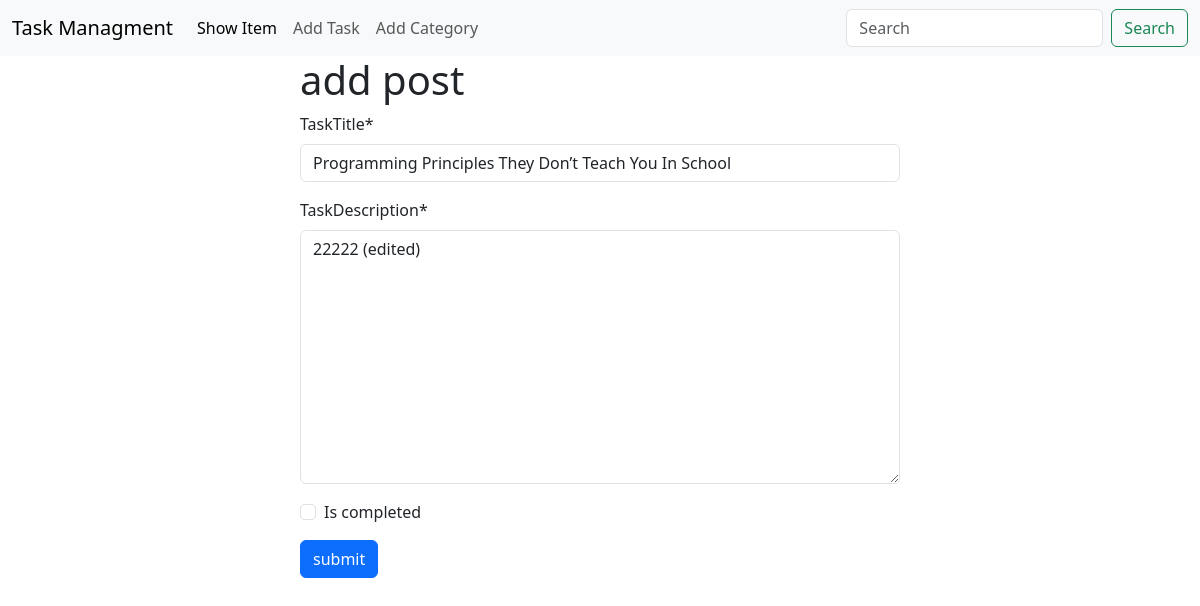
Page /task/edit/6/ on the committed database.
### task/models.py (models this page shows, shortened)
class TaskModel(models.Model):
    taskTitle = models.CharField(max_length=100)
    taskDescription = models.TextField()
    is_completed = models.BooleanField(default=False)
    taskAssignDate = models.DateTimeField(auto_now_add=True)

### task/views.py (the view)
# urls.py: path('edit/<int:id>/',views.edit_post,name ='edit_post'),
def edit_post(request,id):
    post = models.TaskModel.objects.get(pk=id)
    post_form = forms.TaskForm(instance = post)
    if request.method == "POST":
        post_form = forms.TaskForm(request.POST, instance= post)
        if post_form.is_valid():
            post_form.save()
            return redirect('homepage')
    return render(request,'taskHome.html',{'data':post_form})

### task/forms.py
class TaskForm(forms.ModelForm):
    class Meta:
        model = TaskModel
        fields = '__all__'

### task/templates/taskHome.html
{% extends 'base.html' %} {% load crispy_forms_tags%} {% block content %}
<form class="w-50 m-auto" method="post">
  <h1>add post</h1>
  {% csrf_token %} {{data | crispy}}
  <button class="btn btn-primary">submit</button>
</form>
{% endblock%}

### rows in the picture
TaskModel: taskTitle "Programming Principles They Don’t Teach You In School", taskDescription "22222 (edited)"
